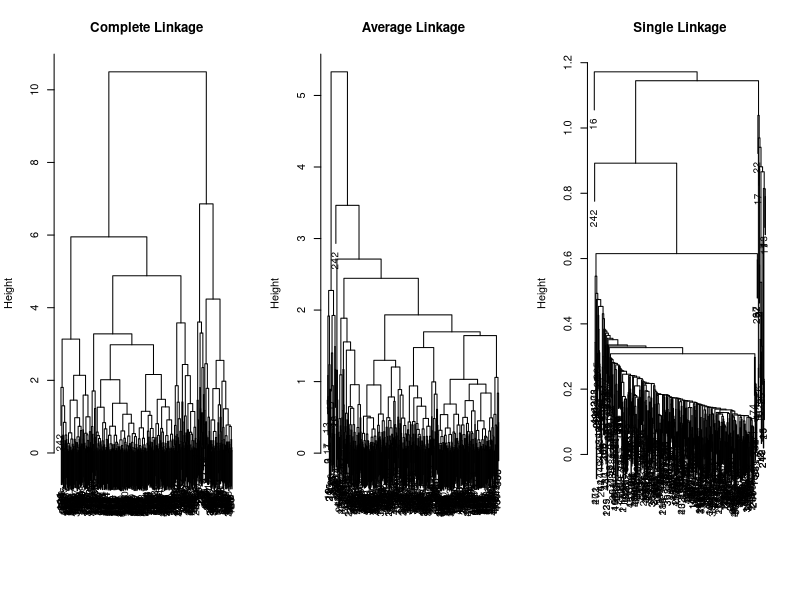
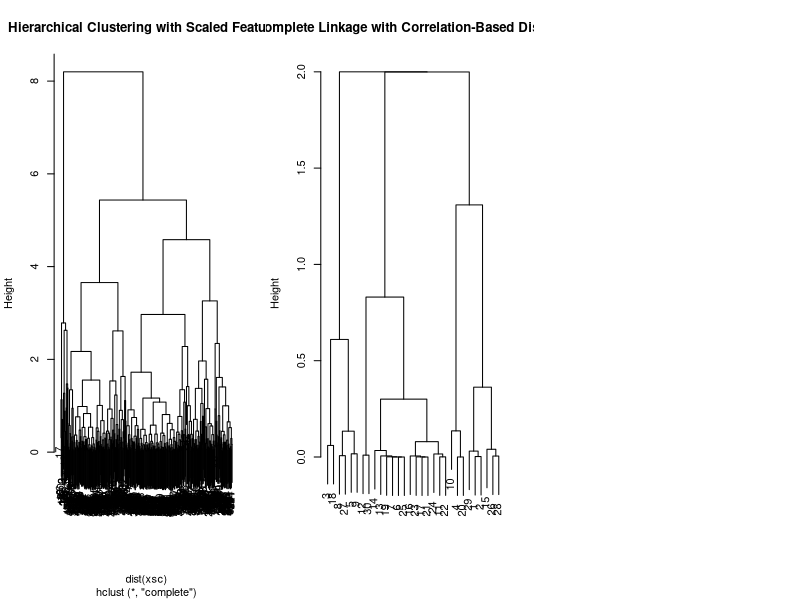

Write the R code that produced these figures, in order.
## ---- chunk 1
cat("\014")
setwd("/Users/lalo/CodingComplication/DataScienceProjects/Statistical_Learning_In_R/Clustering")

## ---- chunk 2
set.seed(2)
n = 500
x = matrix(rnorm(n*2),ncol = 2)
x[1:25, 1] = x[1:25,1]+3
x[1:25, 2] = x[1:25,2]-4
## ---- chunk 3
hc.complete = hclust(dist(x), method = "complete")
hc.average = hclust(dist(x), method = "average")
hc.single = hclust(dist(x), method="single")

par(mfrow=c(1,3))
plot(hc.complete, main="Complete Linkage", xlab="", sub="", cex=0.9)
plot(hc.average, main="Average Linkage", xlab="", sub="", cex=0.9)
plot(hc.single, main = "Single Linkage", xlab="", sub="", cex=0.9)
## ---- chunk 4
xsc = scale(x)
plot(hclust(dist(xsc), method="complete"), main="Hierarchical Clustering with Scaled Features")
n.2 = 30
x = matrix(rnorm(n.2 *3), ncol = 3)
dd = as.dist(1-cor(t(x)))

plot(hclust(dd, method = "complete"), main="Complete Linkage with Correlation-Based Distance",xlab = "",sub="")
